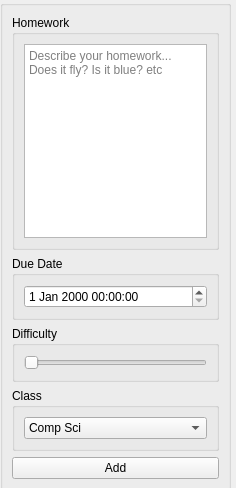
              <widget class="QWidget" name="page">
               <property name="geometry">
                <rect>
                 <x>0</x>
                 <y>0</y>
                 <width>236</width>
                 <height>488</height>
                </rect>
               </property>
               <attribute name="label">
                <string>New Assignment</string>
               </attribute>
               <widget class="QGroupBox" name="todoDiv">
                <property name="geometry">
                 <rect>
                  <x>0</x>
                  <y>0</y>
                  <width>231</width>
                  <height>491</height>
                 </rect>
                </property>
                <property name="title">
                 <string/>
                </property>
                <layout class="QVBoxLayout" name="verticalLayout_4">
                 <item>
                  <widget class="QGroupBox" name="newHomeworkGroup">
                   <property name="title">
                    <string>Homework</string>
                   </property>
                   <layout class="QHBoxLayout" name="horizontalLayout_6">
                    <item>
                     <widget class="QTextEdit" name="newHWText">
                      <property name="cursor" stdset="0">
                       <cursorShape>IBeamCursor</cursorShape>
                      </property>
                      <property name="html">
                       <string>&lt;!DOCTYPE HTML PUBLIC &quot;-//W3C//DTD HTML 4.0//EN&quot; &quot;http://www.w3.org/TR/REC-html40/strict.dtd&quot;&gt;
&lt;html&gt;&lt;head&gt;&lt;meta name=&quot;qrichtext&quot; content=&quot;1&quot; /&gt;&lt;style type=&quot;text/css&quot;&gt;
p, li { white-space: pre-wrap; }
&lt;/style&gt;&lt;/head&gt;&lt;body style=&quot; font-family:'.AppleSystemUIFont'; font-size:13pt; font-weight:400; font-style:normal;&quot;&gt;
&lt;p style=&quot;-qt-paragraph-type:empty; margin-top:0px; margin-bottom:0px; margin-left:0px; margin-right:0px; -qt-block-indent:0; text-indent:0px;&quot;&gt;&lt;br /&gt;&lt;/p&gt;&lt;/body&gt;&lt;/html&gt;</string>
                      </property>
                      <property name="placeholderText">
                       <string>Describe your homework... Does it fly? Is it blue? etc </string>
                      </property>
                     </widget>
                    </item>
                   </layout>
                  </widget>
                 </item>
                 <item>
                  <widget class="QGroupBox" name="newDueGroup">
                   <property name="title">
                    <string>Due Date</string>
                   </property>
                   <layout class="QHBoxLayout" name="horizontalLayout_5">
                    <item>
                     <widget class="QDateTimeEdit" name="newDueTime">
                      <property name="cursor">
                       <cursorShape>OpenHandCursor</cursorShape>
                      </property>
                     </widget>
                    </item>
                   </layout>
                  </widget>
                 </item>
                 <item>
                  <widget class="QGroupBox" name="newDifficultyGroup">
                   <property name="title">
                    <string>Difficulty</string>
                   </property>
                   <layout class="QHBoxLayout" name="horizontalLayout_4">
                    <item>
                     <widget class="QSlider" name="newDifficultySlider">
                      <property name="cursor">
                       <cursorShape>SizeHorCursor</cursorShape>
                      </property>
                      <property name="maximum">
                       <number>10</number>
                      </property>
                      <property name="orientation">
                       <enum>Qt::Horizontal</enum>
                      </property>
                     </widget>
                    </item>
                   </layout>
                  </widget>
                 </item>
                 <item>
                  <widget class="QGroupBox" name="newClassGroup">
                   <property name="title">
                    <string>Class</string>
                   </property>
                   <layout class="QHBoxLayout" name="horizontalLayout_7">
                    <item>
                     <widget class="QComboBox" name="newClassToHW">
                      <property name="cursor">
                       <cursorShape>OpenHandCursor</cursorShape>
                      </property>
                      <item>
                       <property name="text">
                        <string>Comp Sci </string>
                       </property>
                      </item>
                     </widget>
                    </item>
                   </layout>
                  </widget>
                 </item>
                 <item>
                  <widget class="QPushButton" name="newAdd">
                   <property name="cursor">
                    <cursorShape>OpenHandCursor</cursorShape>
                   </property>
                   <property name="text">
                    <string>Add</string>
                   </property>
                  </widget>
                 </item>
                </layout>
               </widget>
              </widget>
